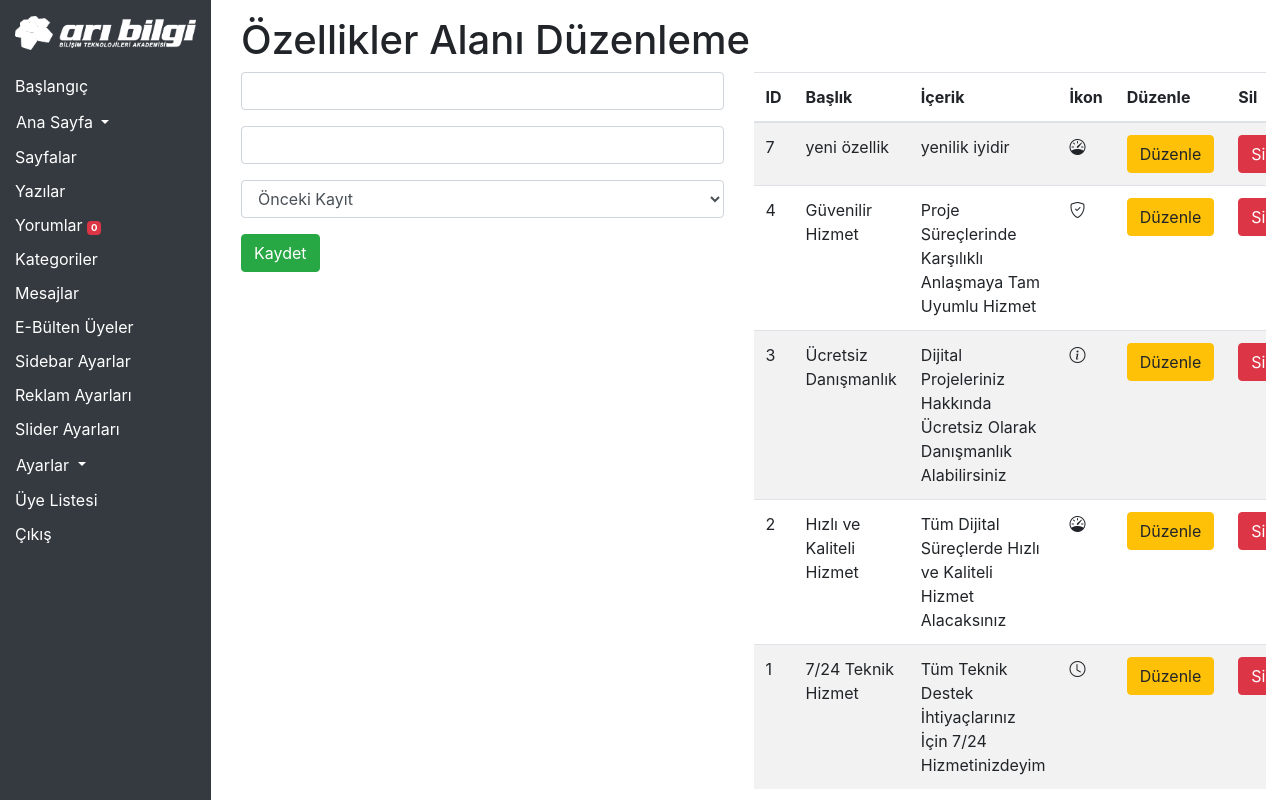
The page /admin/ozellikduzenle.php (signed in) on the database its author committed.
### tables this page shows
CREATE TABLE IF NOT EXISTS `ozellikler` (
  `id` int(11) NOT NULL AUTO_INCREMENT,
  `baslik` varchar(50) NOT NULL,
  `icerik` varchar(150) NOT NULL,
  `ikon` varchar(50) NOT NULL,
  PRIMARY KEY (`id`)
);

### admin/ozellikduzenle.php (the view, shortened to what this page needs)
<?php
require_once('header.php');
$id = $_GET['id'];
$sorgu_nitduzenle = $db -> prepare('select * from ozellikler where id=?');
$sorgu_nitduzenle -> execute(array($id));
$satir_nitduzenle = $sorgu_nitduzenle -> fetch();
?>
<section id="adminOzellikler">
    <div class="container">
        <div class="row">
            <div class="col-12">
                <h1>Özellikler Alanı Düzenleme</h1>
            </div>
            <div class="col-md-6">
                <form method="post">
                    <div class="form-group">
                        <input type="text" name="baslik" class="form-control" value="<?php echo $satir_nitduzenle['baslik']; ?>">
                    </div>
                    <div class="form-group">
                        <input type="text" name="icerik" class="form-control" value="<?php echo $satir_nitduzenle['icerik']; ?>">
                    </div>
                    <div class="form-group">
                        <select name="ikon" class="form-control">
                            <option value="<?php echo $satir_nitduzenle['ikon']; ?>">Önceki Kayıt</option>
                        </select>
                    </div>
                    <div class="form-group">
                        <button type="submit" class="btn btn-success">Kaydet</button>
                    </div>
                </form>
            </div>
            <div class="col-md-6">
                <table class="table table-striped">
                    <thead>
                        <tr>
                            <th>ID</th>
                            <th>Başlık</th>
                            <th>İçerik</th>
                            <th>İkon</th>
                            <th>Düzenle</th>
                            <th>Sil</th>
                        </tr>
                    </thead>
                    <tbody>
                        <?php
                        $sorgu_nitelik = $db->prepare('select * from ozellikler order by id desc');
                        $sorgu_nitelik->execute();
                        if ($sorgu_nitelik->rowCount()) {
                            foreach ($sorgu_nitelik as $satir_nitelik) {
                        ?>
                                <tr>
                                    <td><?php echo $satir_nitelik['id']; ?></td>
                                    <td><?php echo $satir_nitelik['baslik']; ?></td>
                                    <td><?php echo $satir_nitelik['icerik']; ?></td>
                                    <td><?php echo $satir_nitelik['ikon']; ?></td>
                                    <td>
                                        <a href="ozellikduzenle.php?id=<?php echo $satir_nitelik['id']; ?>">
                                            <button class="btn btn-warning">Düzenle</button></a>
                                    </td>
                                    <td>
                                        <a href="ozelliksil.php?id=<?php echo $satir_nitelik['id']; ?>">
                                            <button class="btn btn-danger">Sil</button></a>
                                    </td>
                                </tr>
                        <?php
                            }
                        }
                        ?>
                    </tbody>
                </table>
            </div>
        </div>
    </div>
</section>
<?php require_once('footer.php'); ?>

### rows shown on the page
ozellikler: id "7", baslik "yeni özellik", icerik "yenilik iyidir"
ozellikler: id "4", baslik "Güvenilir Hizmet", icerik "Proje Süreçlerinde Karşılıklı Anlaşmaya Tam Uyumlu Hizmet"
ozellikler: id "3", baslik "Ücretsiz Danışmanlık", icerik "Dijital Projeleriniz Hakkında Ücretsiz Olarak Danışmanlık Alabilirsiniz"
ozellikler: id "2", baslik "Hızlı ve Kaliteli Hizmet", icerik "Tüm Dijital Süreçlerde Hızlı ve Kaliteli Hizmet Alacaksınız"
ozellikler: id "1", baslik "7/24 Teknik Hizmet", icerik "Tüm Teknik Destek İhtiyaçlarınız İçin 7/24 Hizmetinizdeyim"

### other values the page prints
$yeni_yorum "0"
